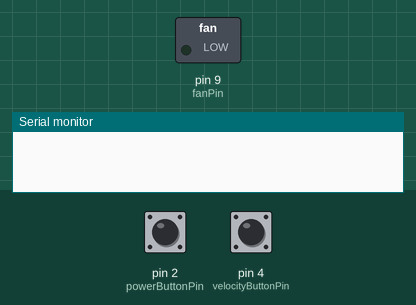
Simulated run of this sketch. Board: Arduino Uno, built with avr-gcc and run on an emulated ATmega328P. Parts: switched loads named in the sketch (green lamp = pin HIGH), the last lines printed to the serial monitor. The test bench sets the inputs (shaded band); at power-on: pin 4 (velocityButtonPin) LOW, pin 2 (powerButtonPin) LOW.

Above: at 1.2 s.
1.3 s: pin 4 (velocityButtonPin) pulled HIGH for 0.15 s
At 1.8 s:
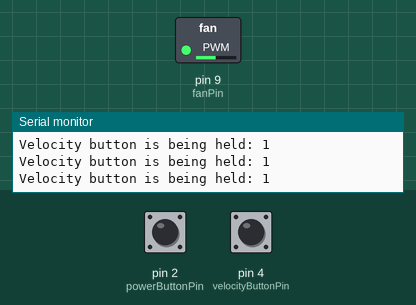
2.9 s: pin 4 (velocityButtonPin) pulled HIGH for 1 s
At 4.2 s:
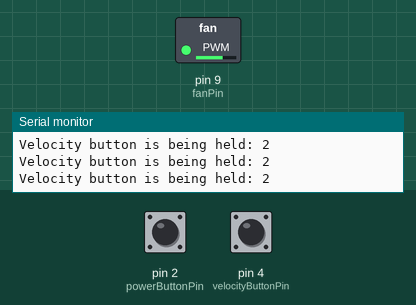
5.4 s: pin 4 (velocityButtonPin) pulled HIGH for 0.15 s
At 6.1 s:
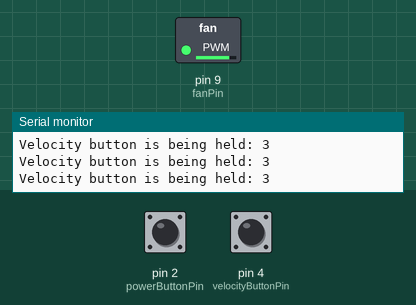
7.0 s: pin 2 (powerButtonPin) pulled HIGH for 0.15 s
At 7.3 s:
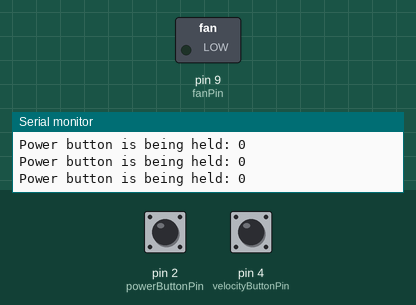
8.6 s: pin 4 (velocityButtonPin) pulled HIGH for 3.2 s
At 9.8 s:
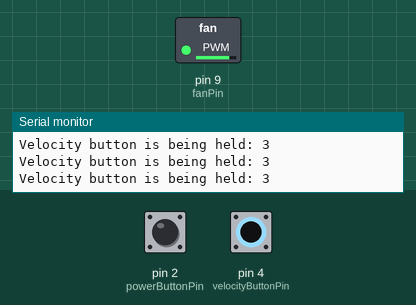
13.3 s: pin 2 (powerButtonPin) pulled HIGH for 1 s
At 14.5 s:
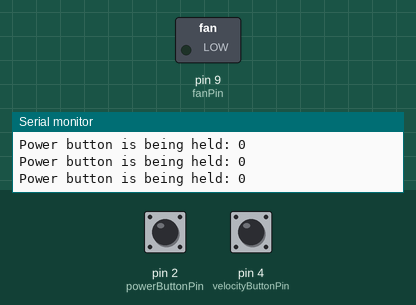
Timing chart, 0 to 16.3 s (numbered marks = the images above; inputs shaded):
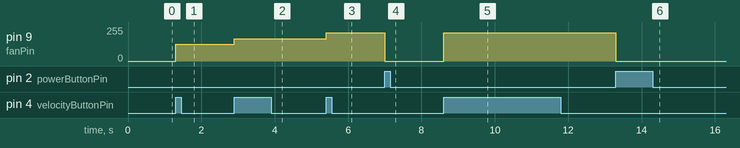

Measured:
- after the input at 1.3 s, pin 9 (fanPin): 0/255 → 125/255 at once
- after the input at 2.9 s, pin 9 (fanPin): 125/255 → 168/255 at once
- after the input at 5.4 s, pin 9 (fanPin): 168/255 → 211/255 at once
- after the input at 7.0 s, pin 9 (fanPin): 211/255 → 0/255 at once
- after the input at 8.6 s, pin 9 (fanPin): 0/255 → 211/255 at once
- after the input at 13.3 s, pin 9 (fanPin): 211/255 → 0/255 at once

The sketch:

FanBlower.ino
```cpp
// (licence header left out)
// Constants
// This enum and its variants represent the state of the program.
enum program_states {
  INIT,
  LISTENING_FOR_BUTTON,
  POWER_BUTTON_PRESSED,
  VELOCITY_BUTTON_PRESSED,
};

// This enum and its variants represent the state of the fan's velocity.
enum fan_velocities {
  HALT,
  SLOW,
  MEDIUM,
  FAST,
  LIGHTSPEED,
};

const byte powerButtonPin = 2;    // The button pin to switch fan on/off state.
const byte velocityButtonPin = 4; // The button pin to change fan speeds.
const byte fanPin = 9;            // The fan pin to control the speed of it.

// Global Variables
program_states currProgramState = INIT;  // Set the initial state to INIT.
fan_velocities currVelocityState = HALT; // Set the initial fan speed to HALT.
fan_velocities prevVelocityState = HALT; // Set the initial fan speed to HALT.

void setup() {
  // Initialize the push button pins as an input.
  pinMode(powerButtonPin, INPUT);
  pinMode(velocityButtonPin, INPUT);
  // Initialize the fan pin as an output.
  pinMode(fanPin, OUTPUT);
  // Setup initial conditions.
  setCurrFanVelocityState(HALT);
  setPrevFanVelocityState(HALT);
  setProgramState(INIT);
  Serial.begin(9600);
}

void loop() {
  // Select which actions to take based on the current state.
  switch(getProgramState()) {
    // Initialize the program, only happens once, at the beginning.
    case INIT:
      initState();
      break;
    // Listen for a button press.
    case LISTENING_FOR_BUTTON:
      listeningForButtonState();
      break;
    // When the fan activate button is being pressed.
    case POWER_BUTTON_PRESSED:
      powerButtonPressedState();
      break;
    // When the fan velocity button is being pressed.
    case VELOCITY_BUTTON_PRESSED:
      velocityButtonPressedState();
      break;
    // Similar to the INIT case.
    default:
      initState();
      break;
  }
  return;
}

// Initialize both the program and the Arduino to the appropriate values.
void initState() {
  setFanPinValue();
  setProgramState(LISTENING_FOR_BUTTON);
  // State just falls through, no particular transition event.
  return;
}

// Register when the button has been clicked.
void listeningForButtonState() {
  // No initial setup for this state.
  // Listen for when a button is clicked.
  while(true) {
    // Transition to power button state.
    if (digitalRead(powerButtonPin) == HIGH) {
      setProgramState(POWER_BUTTON_PRESSED);
      break;
    }
    // Transition to velocity button state.
    if (digitalRead(velocityButtonPin) == HIGH) {
      setProgramState(VELOCITY_BUTTON_PRESSED);
      break;
    }
  }
  return;
}

void powerButtonPressedState() {
  haltFan();
  setFanPinValue();
  while(digitalRead(powerButtonPin) == HIGH) {
    // Do nothing, wait for button to be released to resume user control.
    Serial.print("Power button is being held: ");
    Serial.println(currVelocityState);
  }
  setProgramState(LISTENING_FOR_BUTTON);
  return;
}

// Actions to take when the button is held down.
void velocityButtonPressedState() {
  changeFanVelocityState();
  setFanPinValue();
  while(digitalRead(velocityButtonPin) == HIGH) {
    // Do nothing, wait for button to be released to resume user control.
    Serial.print("Velocity button is being held: ");
    Serial.println(currVelocityState);
  }
  setProgramState(LISTENING_FOR_BUTTON);
  return;
}

void haltFan() {
  switch(getCurrFanVelocityState()) {
    case HALT:
      setPrevFanVelocityState(HALT);
      break;
    default:
      saveCurrFanVelocityState();
      setCurrFanVelocityState(HALT);
      break;
  }
//  debugGlobals("haltFan: After");
  return;
}

// Change the fan step velocity to next step.
void changeFanVelocityState() {
  switch(getCurrFanVelocityState()) {
    case HALT:
      switch(getPrevFanVelocityState()) {
        case HALT:
          accelerateCurrFanVelocity();
          break;
        default:
          resumePrevFanVelocityState();
          break;
      }
      break;
    default:
      accelerateCurrFanVelocity();
      break;
  }
  return;
}

void accelerateCurrFanVelocity() {
  switch(getCurrFanVelocityState()) {
    case HALT:
      setPrevFanVelocityState(HALT);
      setCurrFanVelocityState(SLOW);
      break;
    case SLOW:
      setPrevFanVelocityState(SLOW);
      setCurrFanVelocityState(MEDIUM);
      break;
    case MEDIUM:
      setPrevFanVelocityState(MEDIUM);
      setCurrFanVelocityState(FAST);
      break;
    case FAST:
      setPrevFanVelocityState(FAST);
      setCurrFanVelocityState(LIGHTSPEED);
      break;
    case LIGHTSPEED:
      // Do nothing, stay on LIGHTSPEED velocity state.
      // Also keep the previous fan velocity to the FAST velocity state.
      break;
    // Reset to HALT velocity state if on unknown state.
    default:
      setPrevFanVelocityState(HALT);
      setCurrFanVelocityState(HALT);
      break;
  }
  return;
}

// Set the fanPin value based on the fan velocity state.
void setFanPinValue() {
//  debugGlobals("setFanPinValue: Before");
  switch(getCurrFanVelocityState()) {
    case HALT:
      analogWrite(fanPin, 0);
      break;
    case SLOW:
      analogWrite(fanPin, 125);
      break;
    case MEDIUM:
      analogWrite(fanPin, 168);
      break;
    case FAST:
      analogWrite(fanPin, 211);
      break;
    case LIGHTSPEED:
      analogWrite(fanPin, 255);
      break;
    // Reset to HALT speed if on unknown velocity state.
    default:
      analogWrite(fanPin, 0);
      break;
  }
  return;
}

// Set previous fan velocity from current velocity state.
void saveCurrFanVelocityState() {
  fan_velocities cfvs = getCurrFanVelocityState();
  setPrevFanVelocityState(cfvs);
  return;
}

// Set current fan velocity from previous velocity state.
void resumePrevFanVelocityState() {
  fan_velocities pfvs = getPrevFanVelocityState();
  setCurrFanVelocityState(pfvs);
  return;
}

// Retrive the current fan velocity state.
fan_velocities getCurrFanVelocityState() {
  return currVelocityState;
}

// Set the current fan velocity state to another fan velocity state.
void setCurrFanVelocityState(fan_velocities toCurrVelocityState) {
  currVelocityState = toCurrVelocityState;
  return;
}

// Retrive the current fan velocity state.
fan_velocities getPrevFanVelocityState() {
  return prevVelocityState;
}

// Set the previouse fan velocity state to another fan velocity state.
void setPrevFanVelocityState(fan_velocities toPrevVelocityState) {
  prevVelocityState = toPrevVelocityState;
  return;
}

// Get the current state of the program.
program_states getProgramState() {
  return currProgramState;
}

// Set the current state of the program to another state.
void setProgramState(program_states toProgramState) {
  currProgramState = toProgramState;
  return;
}
```
